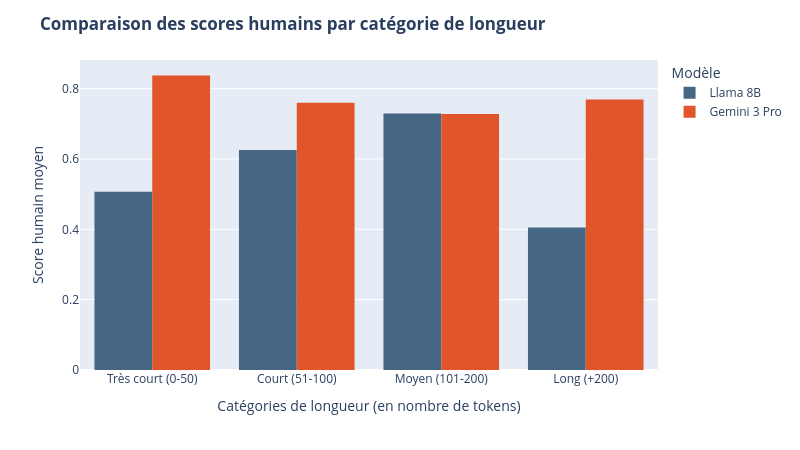

Notebook code cell kept with this figure:
### Code cell
# Graphique combiné
fig = px.histogram(
    df_compare,
    x="contrib_tokens_bins_fixe",
    y="score_humain",
    histfunc="avg",
    color="Modèle",
    color_discrete_map={
        "Llama 8B": "#466784",
        "Gemini 3 Pro": "#e1552a"
    },
    barmode="group",   # barres côte à côte
    category_orders={
        "contrib_tokens_bins_fixe": [
            "Très court (0-50)",
            "Court (51-100)",
            "Moyen (101-200)",
            "Long (+200)"
        ]
    }
)

fig.update_layout(
    title="<b>Comparaison des scores humains par catégorie de longueur</b>",
    xaxis_title="Catégories de longueur (en nombre de tokens)",
    yaxis_title="Score humain moyen",
    width=800,
    height=450
)

fig.update_traces(
    hovertemplate="Score humain = %{y:.2f}<extra></extra>"
)

fig.show()

### Figure 1 — Plotly figure (JSON) as saved in the notebook; plotly's stock layout.template omitted (floating-point values rounded to 4 significant figures; data arrays with more than 128 entries replaced by an {"elided": "..."} marker saying what was removed)
{"data": [{"alignmentgroup": "True", "bingroup": "x", "histfunc": "avg", "hovertemplate": "Score humain = %{y:.2f}<extra></extra>", "legendgroup": "Llama 8B", "marker": {"color": "#466784", "pattern": {"shape": ""}}, "name": "Llama 8B", "offsetgroup": "Llama 8B", "orientation": "v", "showlegend": true, "type": "histogram", "x": {"elided": "200 str values"}, "xaxis": "x", "y": {"elided": "200 float values"}, "yaxis": "y"}, {"alignmentgroup": "True", "bingroup": "x", "histfunc": "avg", "hovertemplate": "Score humain = %{y:.2f}<extra></extra>", "legendgroup": "Gemini 3 Pro", "marker": {"color": "#e1552a", "pattern": {"shape": ""}}, "name": "Gemini 3 Pro", "offsetgroup": "Gemini 3 Pro", "orientation": "v", "showlegend": true, "type": "histogram", "x": {"elided": "200 str values"}, "xaxis": "x", "y": {"elided": "200 float values"}, "yaxis": "y"}], "layout": {"barmode": "group", "height": 450, "legend": {"title": {"text": "Modèle"}, "tracegroupgap": 0}, "margin": {"t": 60}, "title": {"text": "<b>Comparaison des scores humains par catégorie de longueur</b>"}, "width": 800, "xaxis": {"anchor": "y", "categoryarray": ["Très court (0-50)", "Court (51-100)", "Moyen (101-200)", "Long (+200)"], "categoryorder": "array", "domain": [0, 1], "title": {"text": "Catégories de longueur (en nombre de tokens)"}}, "yaxis": {"anchor": "x", "domain": [0, 1], "title": {"text": "Score humain moyen"}}}}
